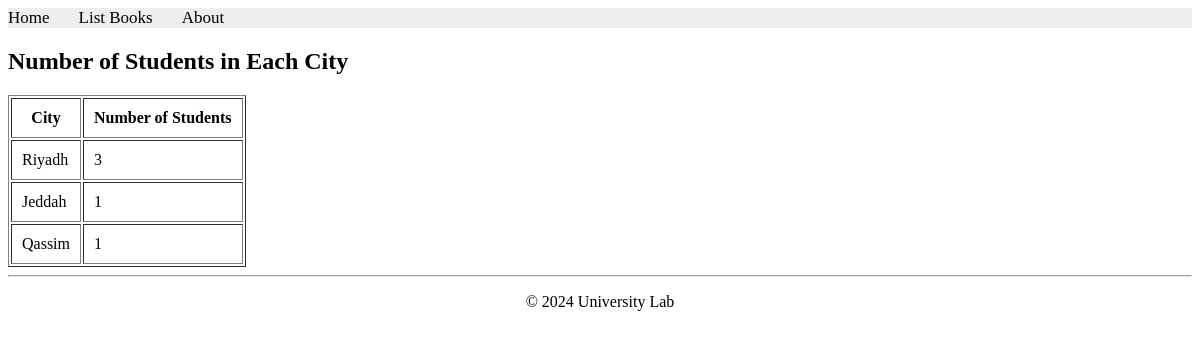
The app's page /books/lab8/task7/ with its own data.
### apps/bookmodule/models.py (models this page shows)
class Address(models.Model):
    city = models.CharField(max_length=100)

### apps/bookmodule/views.py (the view)
# urls.py: path('lab8/task7/', views.lab8_task7, name="lab8_task7"),
def lab8_task7(request):
    from django.db.models import Count
    cities = Address.objects.annotate(student_count=Count('student'))
    return render(request, 'bookmodule/task7.html', {'cities': cities})

### apps/templates/bookmodule/task7.html (shortened to what this page needs)
{% extends "layouts/base.html" %}
{% block content %}
<h2>Number of Students in Each City</h2>
<table border="1" cellpadding="10">
    <tr>
        <th>City</th>
        <th>Number of Students</th>
    </tr>
    {% for city in cities %}
    <tr>
        <td>{{ city.city }}</td>
        <td>{{ city.student_count }}</td>
    </tr>
    {% endfor %}
</table>
{% endblock %}

### records on screen
Address: city "Riyadh", student_count "3"
Address: city "Jeddah", student_count "1"
Address: city "Qassim", student_count "1"
